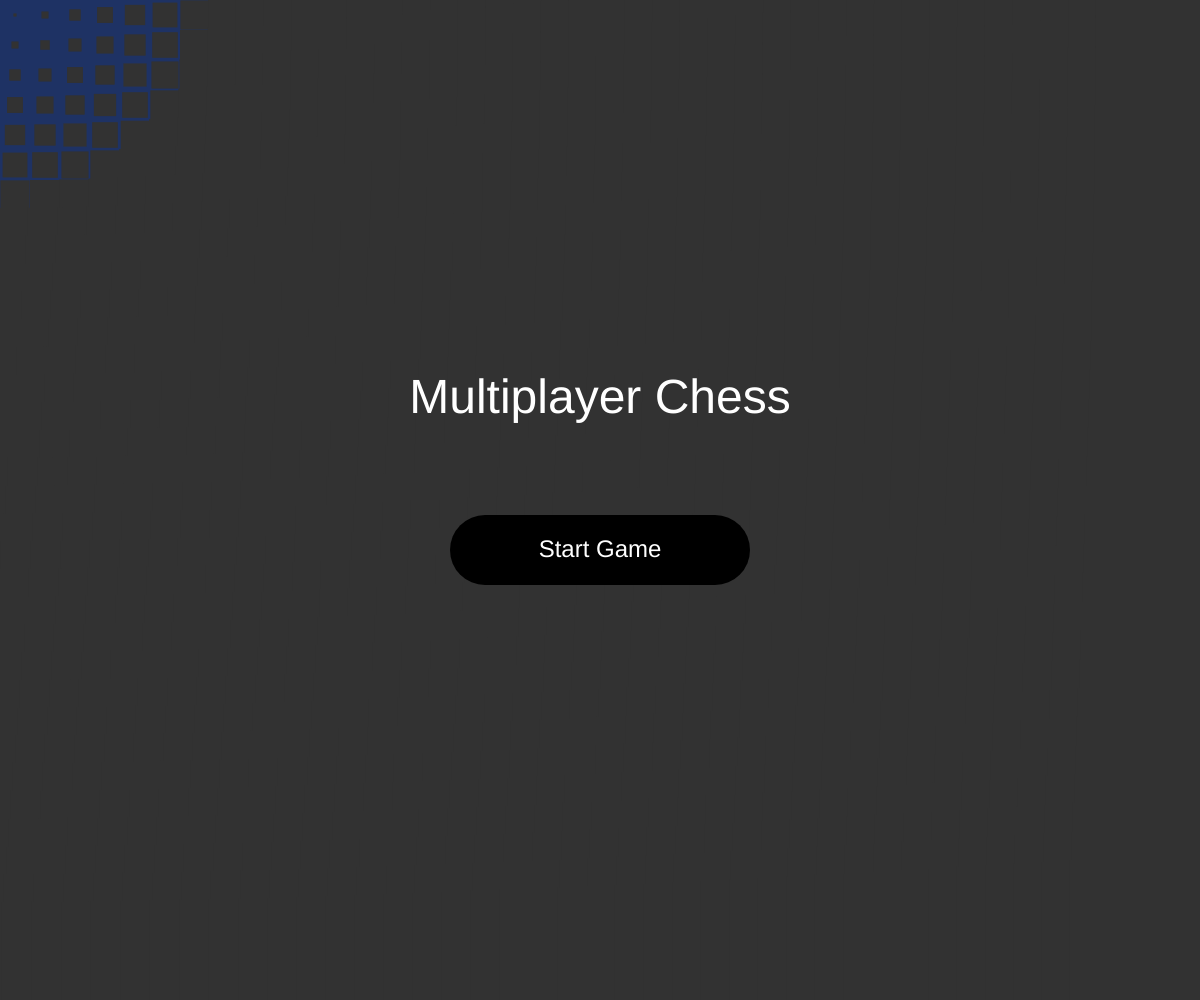
Frame 1 (no input)
Frame 60 (no input): identical to frame 1, image omitted
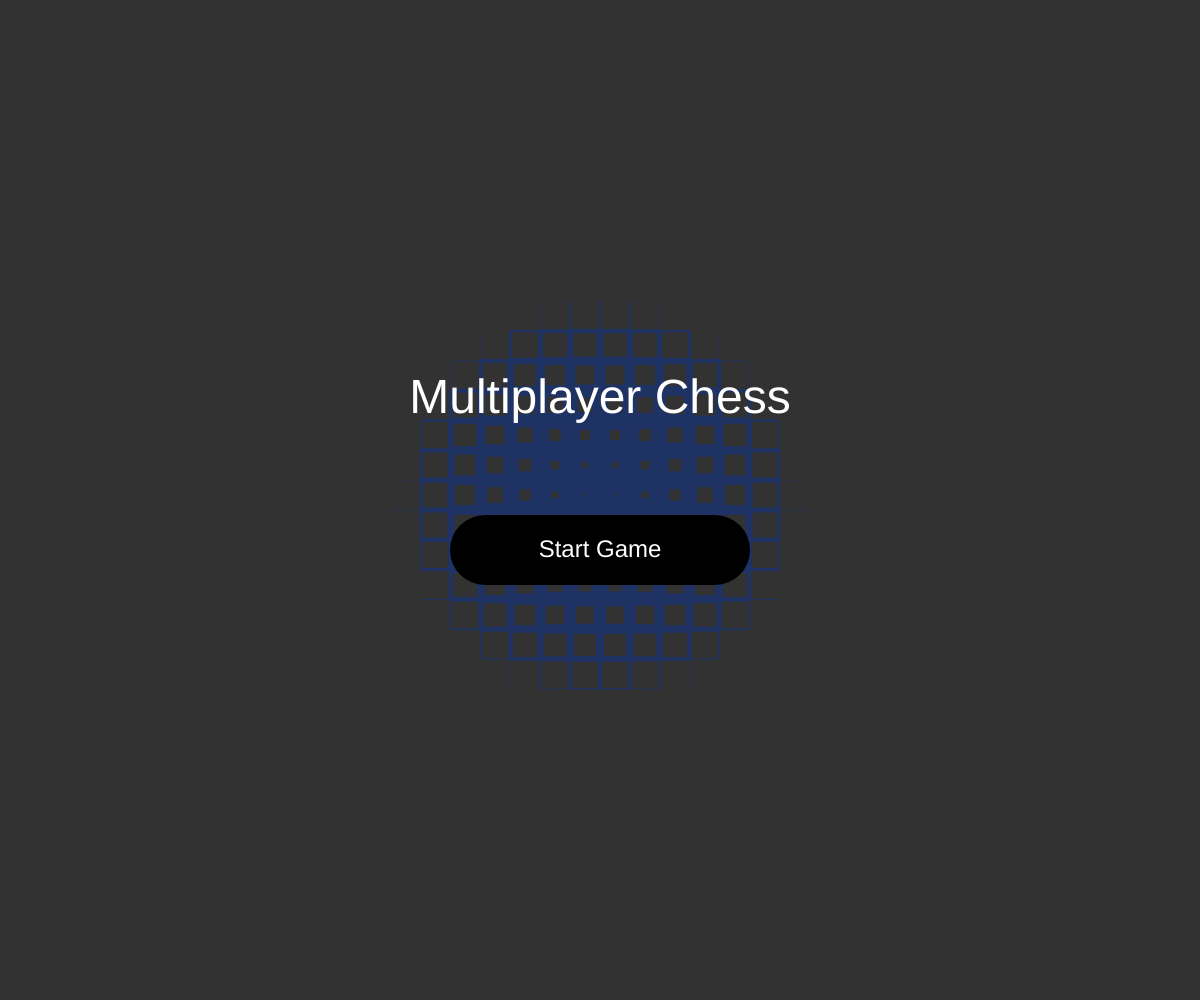
Frame 120 (the mouse pressed at the canvas centre since frame 60)

The p5.js sketch that drew these frames (run headless with seeded random() and noise() and a simulated clock; from frame 60 on, the mouse is pressed at the canvas centre):

// p5.js sketch
// ── sketch.js
// Dot link
// Ranu Jayawickrama
// April 17th

// Extra for Experts:
// - describe what you did to take this project "above and beyond"

// Happy connect procedure
// step 1 - create a square grid with pairs of dots with the same color placed in it
// step 2 - create a function to control the path of the dots with the mouse
// step 3 - create a function to display the path of the selcted dot
// step 4 - create a function to detect whether the connceted dots are the same color

// log
// may 7th - researching about animations
// may 9th - deep research about text files
// May 12th, research about game rules.
// May 13th, trying to implement 2D collision detection 
// May 20th, succeeded in displaying the dots
// may 26th, problem solving when using a bigger grid
// May 28th, found the error that is caused when the grid is expanded. going through different intro screens
// May 30th, trying to read through an intro screen code and implement it 

let gridDimensions = 6;
let cellSize;
let mainGrid = [];
let xOffset, yOffset;
let dragPath = [];
let dragColor = null;
let isDragging = false;
let spacing = 30;    // spacing between animation rectangles
let scaleAnim = 0.15;  // scale factor for rectangle sizes
let cols, rows;
let sizeGrid = [];

let levelStartTime;
let levelTimeLimit = 5000; // 5 seconds in milliseconds
let timeRemaining = levelTimeLimit;

let dots = ["red", "green", "blue", "yellow", "orange", "white", "purple"];
let completedPaths = []; // Stores valid finished paths

let whatPhase = "starting phase";

let levels = [
  {
    gridSize: 3,
    dots: [
      {row: 0, col: 0, color: "red"}, {row: 0, col: 2, color: "red"},
      {row: 1, col: 0, color: "green"}, {row: 1, col: 2, color: "green"},
      {row: 2, col: 0, color: "blue"}, {row: 2, col: 2, color: "blue"}
    ],
    specialBlocks: []
  },
  {
    gridSize: 5,
    dots: [
      {row: 0, col: 1, color: "red"}, {row: 3, col: 0, color: "red"},
      {row: 0, col: 2, color: "green"}, {row: 3, col: 2, color: "green"},
      {row: 0, col: 3, color: "blue"}, {row: 4, col: 4, color: "blue"},
      {row: 1, col: 1, color: "yellow"}, {row: 4, col: 0, color: "yellow"},
      {row: 1, col: 3, color: "orange"}, {row: 4, col: 2, color: "orange"}
    ],
    specialBlocks: []
  },
  {
    gridSize: 5,
    dots: [
      {row: 0, col: 3, color: "red"}, {row: 3, col: 0, color: "red"},
      {row: 0, col: 4, color: "green"}, {row: 2, col: 2, color: "green"},
      {row: 1, col: 2, color: "blue"}, {row: 2, col: 1, color: "blue"},
      {row: 3, col: 1, color: "yellow"}, {row: 3, col: 3, color: "yellow"},
      {row: 4, col: 0, color: "orange"}, {row: 3, col: 4, color: "orange"}
    ],
    specialBlocks: [
      {row: 1, col: 3, type: "metalBlockade"}
    ]
  },
  {
    gridSize: 5,
    dots: [
      {row: 1, col: 0, color: "red"}, {row: 3, col: 4, color: "red"},
      {row: 0, col: 4, color: "blue"}, {row: 2, col: 4, color: "blue"},
      {row: 3, col: 0, color: "green"}, {row: 4, col: 3, color: "green"}
    ],
    specialBlocks: [
      {row: 0, col: 0, type: "metalBlockade"},
      {row: 2, col: 0, type: "metalBlockade"},
      {row: 4, col: 0, type: "metalBlockade"},
      {row: 4, col: 4, type: "metalBlockade"},
      {row: 4, col: 1, type: "metalBlockade"},
      {row: 4, col: 2, type: "metalBlockade"},
      {row: 1, col: 1, type: "xJunction"},
      {row: 3, col: 3, type: "xJunction"}
    ]
  },
  {
    gridSize: 6,
    dots: [
      {row: 0, col: 3, color: "green"}, {row: 5, col: 0, color: "green"},
      {row: 0, col: 5, color: "red"}, {row: 4, col: 1, color: "red"},
      {row: 1, col: 3, color: "blue"}, {row: 5, col: 2, color: "blue"},
      {row: 4, col: 5, color: "yellow"}, {row: 5, col: 3, color: "yellow"}
    ],
    specialBlocks: [
      {row: 4, col: 2, type: "xJunction"},
      {row: 3, col: 4, type: "xJunction"},
      {row: 1, col: 1, type: "xJunction"}  // will be overwritten by dot
    ]
  }
];

let currentLevel = 0;


function setup() {
  createCanvas(windowWidth, windowHeight);
  calculateGridDimensions();
  loadLevel(currentLevel);

}

function draw() {
  if (whatPhase === "starting phase") {
    startScreen();
  }
  else if (whatPhase === "connect phase") {
    background(20, 50, 100);
    drawGrid();
    drawDots();
    drawCompletedPaths();
    drawDragPath();

    // Timer logic
    timeRemaining = max(0, levelTimeLimit - (millis() - levelStartTime));

    drawTimer();

    if (timeRemaining <= 0) {
      // Time's up — restart level or show fail message
      whatPhase = "starting phase"; // Or implement a "game over" screen
    }

    // Check win condition
    if (isGridFull()) {
      currentLevel++;
      if (currentLevel < levels.length) {
        loadLevel(currentLevel);
        levelStartTime = millis();  // reset timer
      } else {
        whatPhase = "starting phase"; // or win screen
      }
    }
  }
}


function calculateGridDimensions() {
  const MINI_DIMENSIONS = min(width, height);
  cellSize = MINI_DIMENSIONS / gridDimensions * 0.9;
  xOffset = (width - cellSize * gridDimensions) / 2;
  yOffset = (height - cellSize * gridDimensions) / 2;
}

function startScreen() {
  background(30, 50, 100);
  rectMode(CENTER);

  // Calculate cols and rows for the animation grid based on canvas size and spacing
  cols = floor(width / spacing);
  rows = floor(height / spacing);

  // Calculate size of each rect based on distance to mouse
  for (let y = 0; y < rows; y++) {
    sizeGrid[y] = [];
    for (let x = 0; x < cols; x++) {
      let posX = spacing / 2 + x * spacing;
      let posY = spacing / 2 + y * spacing;
      sizeGrid[y][x] = dist(mouseX, mouseY, posX, posY) * scaleAnim;
    }
  }

  // Draw the animated rectangles
  noStroke();
  fill(50);
  for (let y = 0; y < rows; y++) {
    for (let x = 0; x < cols; x++) {
      let posX = spacing / 2 + x * spacing;
      let posY = spacing / 2 + y * spacing;
      rect(posX, posY, sizeGrid[y][x], sizeGrid[y][x]);
    }
  }

  // Draw title text
  fill(255);
  textAlign(CENTER, CENTER);
  textSize(48);
  text("Multiplayer Chess", width / 2, height / 2 - 100);

  // Draw start button
  let buttonX = width / 2;
  let buttonY = height / 2 + 50;
  let buttonWidth = 300;
  let buttonHeight = 70;
  let radius = 40;

  // Check if mouse is over the button
  let isHovered = mouseX > buttonX - buttonWidth / 2 && mouseX < buttonX + buttonWidth / 2 &&
                  mouseY > buttonY - buttonHeight / 2 && mouseY < buttonY + buttonHeight / 2;

  if (isHovered) {
    fill(255);
    rect(buttonX, buttonY, buttonWidth, buttonHeight, radius);
    fill(0);
    textSize(24);
    text("Start Game", buttonX, buttonY);

    if (mouseIsPressed) {
      whatPhase = "connect phase";  // Switch to main game phase
      levelStartTime = millis();    // ✅ Initialize the level timer
    }
  }
  else {
    fill(0);
    rect(buttonX, buttonY, buttonWidth, buttonHeight, radius);
    fill(255);
    textSize(24);
    text("Start Game", buttonX, buttonY);
  }
}

function loadLevel(levelIndex) {
  const level = levels[levelIndex];
  gridDimensions = level.gridSize;
  calculateGridDimensions();
  mainGrid = [];

  for (let y = 0; y < gridDimensions; y++) {
    const row = [];
    for (let x = 0; x < gridDimensions; x++) {
      row.push(null);
    }
    mainGrid.push(row);
  }

  // Place dots
  for (const dot of level.dots) {
    mainGrid[dot.row][dot.col] = dot.color;
  }

  // Place special blocks
  for (const block of level.specialBlocks) {
    mainGrid[block.row][block.col] = block.type;
  }

  completedPaths = [];
}


// 3) In your draw phase, render blockade-cells specially:
function drawGrid() {
  rectMode(CORNER);
  stroke(255);
  strokeWeight(1);

  for (let row = 0; row < gridDimensions; row++) {
    for (let col = 0; col < gridDimensions; col++) {
      const cell = mainGrid[row][col];
      const x = xOffset + col * cellSize;
      const y = yOffset + row * cellSize;

      if (cell === "metalBlockade") {
        fill(80);
        rect(x, y, cellSize, cellSize);
        stroke(120);
        line(x + 5, y + 5, x + cellSize - 5, y + cellSize - 5);
        line(x + cellSize - 5, y + 5, x + 5, y + cellSize - 5);
        stroke(255);
      }
      else if (cell === "xJunction") {
        fill(40);
        rect(x, y, cellSize, cellSize);
        stroke(200);
        strokeWeight(4);
        line(x + cellSize/2, y + 5,      x + cellSize/2, y + cellSize - 5);
        line(x + 5,        y + cellSize/2, x + cellSize - 5, y + cellSize/2);
        strokeWeight(1);
      }
      else {
        fill("black");
        rect(x, y, cellSize, cellSize);
      }
    }
  }
}

// Keep drawDots() unchanged: it ignores non-dot strings, so "metalBlockade" won’t get a circle.


function drawDots() {
  for (let row = 0; row < gridDimensions; row++) {
    for (let col = 0; col < gridDimensions; col++) {
      const dotColor = mainGrid[row][col];
      if (dotColor) {
        const x = xOffset + col * cellSize;
        const y = yOffset + row * cellSize;
        displayDots(dotColor, x, y);
      }
    }
  }
}

function displayDots(color, x, y) {
  const SIZE = cellSize * 0.4;
  const centerX = x + cellSize / 2;
  const centerY = y + cellSize / 2;
  fill(color);
  noStroke();
  circle(centerX, centerY, SIZE);
}

// 1) Start a drag only on a dot‐endpoint
function mousePressed() {
  const { row, col } = getCellFromMouse();
  if (!isInsideGrid(row, col)) {
    return;
  }

  const c = mainGrid[row][col];
  if (c && dots.includes(c)) {
    isDragging = true;
    dragColor  = c;
    dragPath   = [{ row, col }];
  }
}

// 2) Continue the drag, with full xJunction‐aware collision logic
function mouseDragged() {
  if (!isDragging) {
    return;
  }

  const { row, col } = getCellFromMouse();
  if (!isInsideGrid(row, col)) {
    return;
  }

  const last = dragPath[dragPath.length - 1];

  // A) Undo/backtrack?
  if (
    dragPath.length > 1 &&
    dragPath[dragPath.length - 2].row === row &&
    dragPath[dragPath.length - 2].col === col
  ) {
    dragPath.pop();
    return;
  }

  // B) No revisiting non-junction cells
  if (
    !(mainGrid[row][col] === "xJunction") &&
    dragPath.some(p => p.row === row && p.col === col)
  ) {
    return;
  }

  // C) Must be adjacent and a legal cell
  const val = mainGrid[row][col];
  if (
    !cellsAreAdjacent(last.row, last.col, row, col) ||
    !(val === null || val === dragColor || val === "xJunction")
  ) {
    return;
  }

  // D) Prepare the new segment coords
  const newA = cellToCenterXY(last);
  const newB = cellToCenterXY({ row, col });

  // E) Collision check: skip any test if either segment uses the junction
  let collisionRemoved = false;
  for (const pathObj of completedPaths) {
    const pts = pathObj.path;
    for (let i = 0; i < pts.length - 1; i++) {
      const oldA = cellToCenterXY(pts[i]);
      const oldB = cellToCenterXY(pts[i + 1]);

      const newTouchesJ = last.row === 2 && last.col === 1
                        || row      === 2 && col      === 1;
      const oldTouchesJ = pts[i].row === 2 && pts[i].col === 1
                        || pts[i+1].row === 2 && pts[i+1].col === 1;

      if (newTouchesJ || oldTouchesJ) {
        // legitimate crossing at xJunction — skip
        continue;
      }

      if (collideLineLine(
        newA.x, newA.y, newB.x, newB.y,
        oldA.x, oldA.y, oldB.x, oldB.y
      )) {
        removePath(pathObj);
        collisionRemoved = true;
        break;
      }
    }
    if (collisionRemoved) {
      break;
    }
  }

  // F) Finally, add the cell to your drag
  dragPath.push({ row, col });
}

// 3) Finish the drag: if you landed on a matching endpoint, commit it
function mouseReleased() {
  if (!isDragging) {
    return;
  }

  // Pure click on an endpoint: toggle its path
  if (dragPath.length === 1) {
    const { row, col } = dragPath[0];
    const color = mainGrid[row][col];
    for (let i = completedPaths.length - 1; i >= 0; i--) {
      const p = completedPaths[i];
      const start = p.path[0];
      const end   = p.path[p.path.length - 1];
      if (p.color === color && (
        start.row === row && start.col === col ||
            end  .row === row && end  .col === col
      )) {
        removePath(p);
        break;
      }
    }
    resetDrag();
    return;
  }

  // Otherwise, if you dragged to a matching dot, finalize it
  if (dragPath.length >= 2) {
    const start = dragPath[0];
    const end   = dragPath[dragPath.length - 1];
    if (
      mainGrid[end.row][end.col] === dragColor &&
      (start.row !== end.row || start.col !== end.col)
    ) {
      completedPaths.push({ color: dragColor, path: [...dragPath] });
    }
  }

  resetDrag();
}


function getCellFromMouse() {
  const col = floor((mouseX - xOffset) / cellSize);
  const row = floor((mouseY - yOffset) / cellSize);
  return { row, col };
}

function isInsideGrid(row, col) {
  return row >= 0 && row < gridDimensions && col >= 0 && col < gridDimensions;
}

function cellsAreAdjacent(r1, c1, r2, c2) {
  return abs(r1 - r2) + abs(c1 - c2) === 1;
}

function resetDrag() {
  dragPath = [];
  dragColor = null;
  isDragging = false;
}

function drawDragPath() {
  if (!isDragging || dragPath.length < 2) {
    return;
  }
  stroke(dragColor);
  strokeWeight(20);
  noFill();
  beginShape();
  for (let pt of dragPath) {
    const { x, y } = cellToCenterXY(pt);
    vertex(x, y);
  }
  endShape();
}

function drawCompletedPaths() {
  for (let p of completedPaths) {
    stroke(p.color);
    strokeWeight(20);
    noFill();
    beginShape();
    for (let pt of p.path) {
      const { x, y } = cellToCenterXY(pt);
      vertex(x, y);
    }
    endShape();
  }
}

function cellToCenterXY(cell) {
  return {
    x: xOffset + cell.col * cellSize + cellSize / 2,
    y: yOffset + cell.row * cellSize + cellSize / 2
  };
}

function removePath(pathObj) {
  for (let i = 1; i < pathObj.path.length - 1; i++) {
    const c = pathObj.path[i];
    if (mainGrid[c.row][c.col] !== "xJunction") {
      mainGrid[c.row][c.col] = null;
    }
  }
  const idx = completedPaths.indexOf(pathObj);
  if (idx !== -1) {
    completedPaths.splice(idx, 1);
  }
}


function drawTimer() {
  fill(255);
  textSize(24);
  textAlign(RIGHT, TOP);
  text(`Time Left: ${Math.ceil(timeRemaining / 1000)}`, width - 20, 20);
}

function isGridFull() {
  for (let row = 0; row < gridDimensions; row++) {
    for (let col = 0; col < gridDimensions; col++) {
      const val = mainGrid[row][col];
      if (val === null) return false;
    }
  }
  return true;
}
